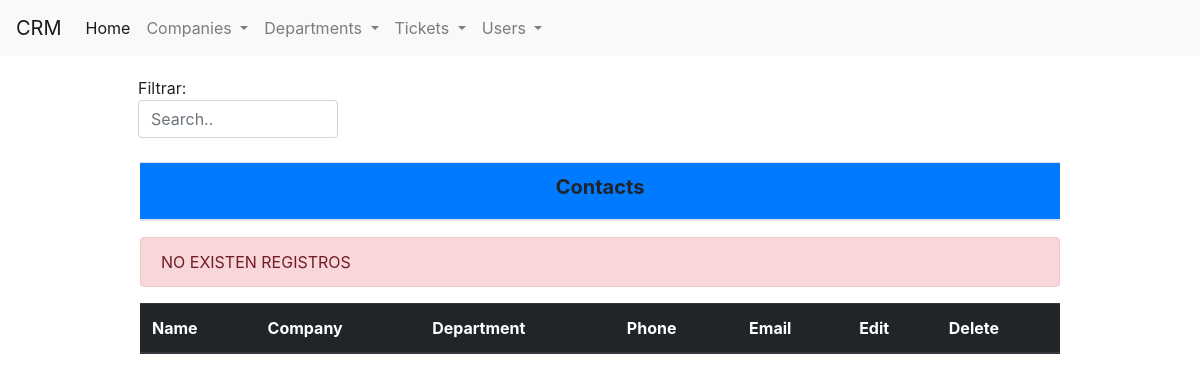
The app's page /Companies/Contacts, older data.
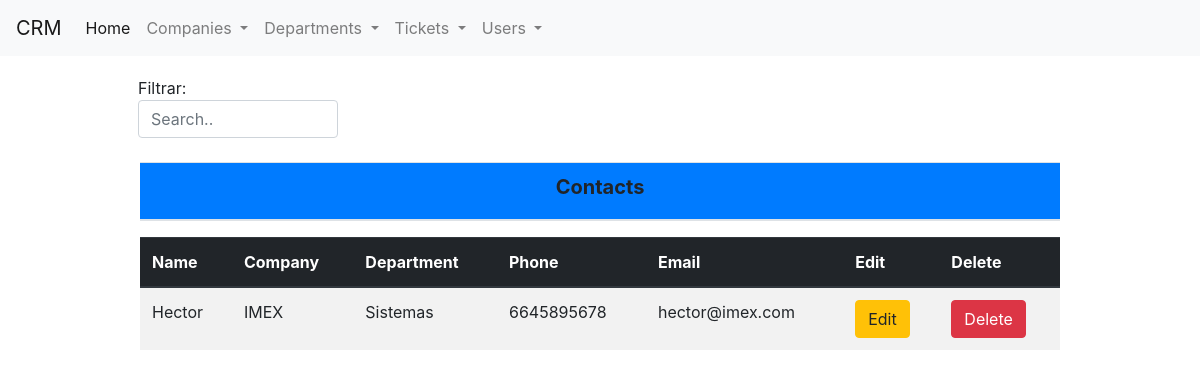
The same page, newer data.
### Companies/models.py (models this page shows)
class Contacts(models.Model):
	cpc_id = models.AutoField(primary_key=True)
	cpc_cmp_id = models.ForeignKey('Companies', on_delete=models.CASCADE)
	cpc_departament = models.CharField(max_length=256, null=False)
	cpc_name = models.CharField(max_length=256, null=False)
	cpc_email = models.CharField(max_length=256, null=False)
	cpc_phone = models.CharField(max_length=256, null=False)

class Companies(models.Model):
	cmp_id = models.AutoField(primary_key=True)
	cmp_name = models.CharField(max_length=256, null=False)
	cmp_address = models.CharField(max_length=256, null=False)
	cmp_city = models.CharField(max_length=256, null=False)
	cmp_state = models.CharField(max_length=256, null=False)
	cmp_postalCode = models.CharField(max_length=256, null=False)
	cmp_phone = models.CharField(max_length=14, null=False)
	cmp_email = models.CharField(max_length=256, null=False)
	def __str__(self):
		return self.cmp_name

### Companies/views.py (the view)
# urls.py: path('Contacts', views.Contacts_List.as_view(), name='Index_Companies_view'),
class Contacts_List(generic.ListView):
	template_name = "Companies/Contacts_List.html"
	queryset = Contacts.objects.all()
	def get_queryset(self, *args, **kwargs):
		qs = Contacts.objects.all()
		print(self.request.GET)
		query = self.request.GET.get("q", None)
		if query is not None:
			qs = qs.filter(Q(cpc_id=query) | Q(cpc_name=query))
		return qs
	def get_context_data(self, *args, **kwargs):
		context = super(Contacts_List, self).get_context_data(*args, **kwargs)
		context["create_form"] = FormContacts()
		return context

### Companies/forms.py
class FormContacts(forms.ModelForm):
	class Meta:
		model = Contacts
		fields = '__all__'

### templates/Companies/Contacts_List.html (shortened to what this page needs)
{% extends "base.html" %}
{% block content %}
<div class="row">
		<div class="col-md-1"></div>
		<div class="col-md-10" style="margin-top: 20px;">
			<div class="col-md-3" style="margin-left: -17px;">
			Filtrar: <input class="form-control" id="buscar" type="text" placeholder="Search..">
			<br>
			</div>
			<table class="table table-striped"><thead><th class="bg-primary" style="text-align: center;"><h5><b>Contacts</b></h5></h1></th></thead></table>
			<table id="datos" class="table table-striped">
				<thead class="thead-dark">
					<th>Name</th>
					<th>Company</th>
					<th>Department</th>
					<th>Phone</th>
					<th>Email</th>
					<th>Edit</th>
					<th>Delete</th>
				</thead>
				<tbody>
					{% for Contacts in object_list %}
						<tr>
							<td>{{Contacts.cpc_name}}</td>
							<td>{{Contacts.cpc_cmp_id}}</td>
							<td>{{Contacts.cpc_departament}}</td>
							<td>{{Contacts.cpc_phone}}</td>
							<td>{{Contacts.cpc_email}}</td>
							<td><a class="btn btn-warning" href="Edit_Contact/{{Contacts.cpc_id}}">Edit</a></td>
							<td><a class="btn btn-danger" href="Delete_Contact/{{Contacts.cpc_id}}">Delete</a></td>
						</tr>
					{% empty%}
					<div class="alert alert-danger" role="alert">
					  NO EXISTEN REGISTROS
					</div>
					{% endfor %}
				</tbody>
			</table>
		</div>
		<div class="col-md-1"></div>
</div>
{% endblock %}

Row changes from the older to the newer data that the page shows:
added Contacts: cpc_name "Hector", cpc_cmp_id "IMEX", cpc_departament "Sistemas", cpc_phone "6645895678", cpc_email "hector@imex.com"
Text that changed along with them:
text no longer shown: "NO EXISTEN REGISTROS"
